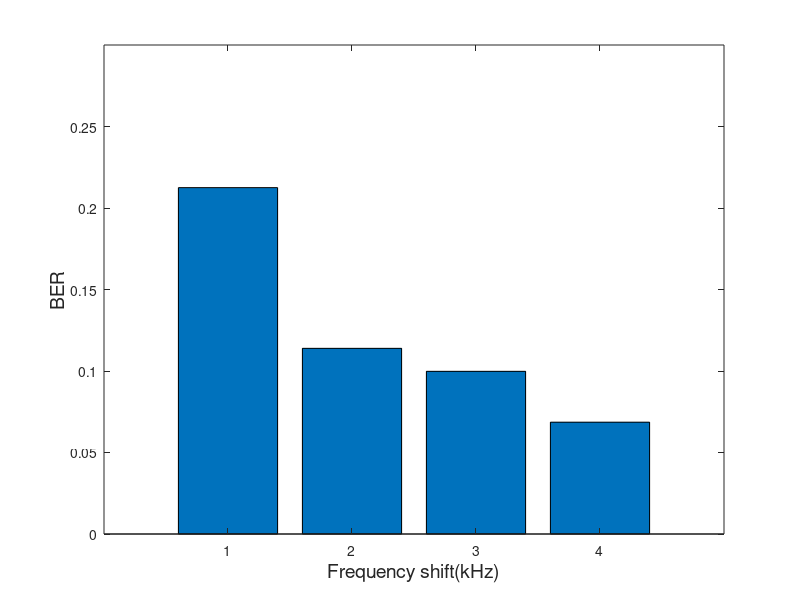
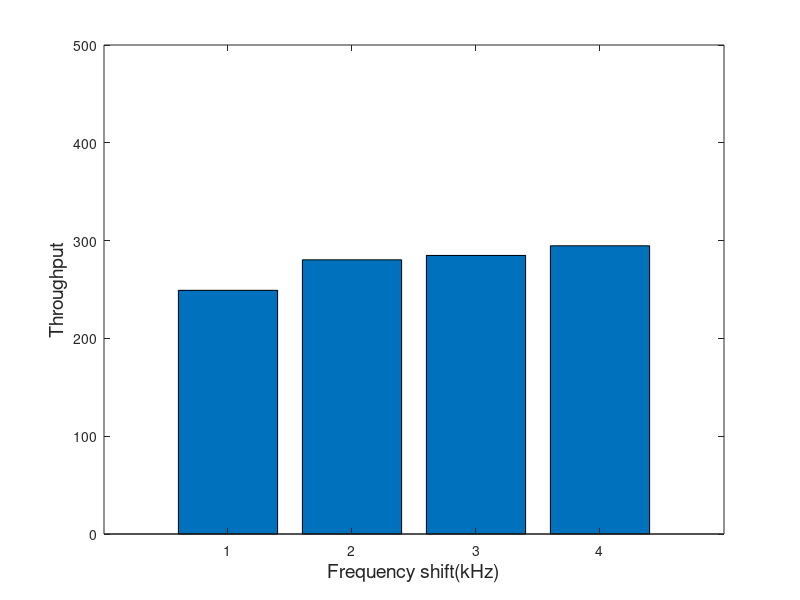

Source code (MATLAB) for these figures, in order:
clear;
% data  = xlsread('ble0727_diff.xlsx', 'B2:J6');
% freq_5=zeros(5,1);
% ber=zeros(5,1);
% throughput1=zeros(5,1);
% throughput2=zeros(5,1);
% freq_5(1:5,1)=data(1:5,1);
% %-100 75; 125; -130 100; 140
data = [0.7875 0.8861 0.9002 0.9314];
ratei = 316.4050;
throughput1 = ratei * data;
% throughput2(1:5,1)=1e6/625*data(1:5,9);
ber=[1 1 1 1]-data;
figure;bar(ber); xlabel('Frequency shift(kHz)','FontSize',14);ylabel('BER','FontSize',14);ylim([0 0.3]);
figure;bar(throughput1);xlabel('Frequency shift(kHz)','FontSize',14);ylabel('Throughput','FontSize',14);ylim([0 500]);
% figure;bar(125-4*15.625:15.625:125,throughput2);xlabel('Frequency shift(kHz)','FontSize',14);ylabel('Throughput(maximum)','FontSize',14);ylim([0 2000]);